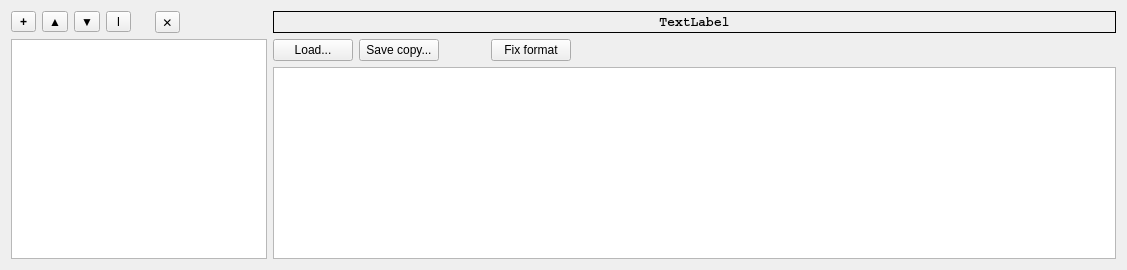
      <widget class="QWidget" name="tab_input">
       <attribute name="title">
        <string>&amp;Input</string>
       </attribute>
       <layout class="QGridLayout" name="gridLayout_5">
        <item row="0" column="0">
         <widget class="QToolButton" name="toolButton_configFile_add">
          <property name="minimumSize">
           <size>
            <width>25</width>
            <height>0</height>
           </size>
          </property>
          <property name="font">
           <font>
            <weight>75</weight>
            <bold>true</bold>
           </font>
          </property>
          <property name="text">
           <string>+</string>
          </property>
         </widget>
        </item>
        <item row="0" column="1">
         <widget class="QToolButton" name="toolButton_configFile_up">
          <property name="minimumSize">
           <size>
            <width>25</width>
            <height>0</height>
           </size>
          </property>
          <property name="text">
           <string>▲</string>
          </property>
         </widget>
        </item>
        <item row="0" column="2">
         <widget class="QToolButton" name="toolButton_configFile_down">
          <property name="minimumSize">
           <size>
            <width>25</width>
            <height>0</height>
           </size>
          </property>
          <property name="text">
           <string>▼</string>
          </property>
         </widget>
        </item>
        <item row="0" column="3">
         <widget class="QToolButton" name="toolButton_configFile_rename">
          <property name="minimumSize">
           <size>
            <width>25</width>
            <height>0</height>
           </size>
          </property>
          <property name="text">
           <string>I</string>
          </property>
         </widget>
        </item>
        <item row="0" column="4">
         <spacer name="horizontalSpacer_9">
          <property name="orientation">
           <enum>Qt::Horizontal</enum>
          </property>
          <property name="sizeType">
           <enum>QSizePolicy::Fixed</enum>
          </property>
          <property name="sizeHint" stdset="0">
           <size>
            <width>12</width>
            <height>19</height>
           </size>
          </property>
         </spacer>
        </item>
        <item row="0" column="5">
         <widget class="QToolButton" name="toolButton_configFile_remove">
          <property name="minimumSize">
           <size>
            <width>25</width>
            <height>0</height>
           </size>
          </property>
          <property name="text">
           <string>✕</string>
          </property>
         </widget>
        </item>
        <item row="0" column="6">
         <spacer name="horizontalSpacer_6">
          <property name="orientation">
           <enum>Qt::Horizontal</enum>
          </property>
          <property name="sizeType">
           <enum>QSizePolicy::Minimum</enum>
          </property>
          <property name="sizeHint" stdset="0">
           <size>
            <width>12</width>
            <height>19</height>
           </size>
          </property>
         </spacer>
        </item>
        <item row="1" column="0" rowspan="2" colspan="7">
         <widget class="QListWidget" name="listWidget_configFile_list">
          <property name="sizePolicy">
           <sizepolicy hsizetype="Minimum" vsizetype="Expanding">
            <horstretch>0</horstretch>
            <verstretch>0</verstretch>
           </sizepolicy>
          </property>
          <property name="font">
           <font>
            <family>Courier New</family>
            <pointsize>10</pointsize>
            <weight>75</weight>
            <bold>true</bold>
           </font>
          </property>
         </widget>
        </item>
        <item row="1" column="7">
         <widget class="QPushButton" name="pushButton_configFile_load">
          <property name="text">
           <string>Load...</string>
          </property>
         </widget>
        </item>
        <item row="1" column="8">
         <widget class="QPushButton" name="pushButton_configFile_save">
          <property name="text">
           <string>Save copy...</string>
          </property>
         </widget>
        </item>
        <item row="1" column="9">
         <spacer name="horizontalSpacer_3">
          <property name="orientation">
           <enum>Qt::Horizontal</enum>
          </property>
          <property name="sizeType">
           <enum>QSizePolicy::Fixed</enum>
          </property>
          <property name="sizeHint" stdset="0">
           <size>
            <width>40</width>
            <height>20</height>
           </size>
          </property>
         </spacer>
        </item>
        <item row="1" column="10">
         <widget class="QPushButton" name="pushButton_fixFormat">
          <property name="text">
           <string>Fix format</string>
          </property>
         </widget>
        </item>
        <item row="1" column="11">
         <spacer name="horizontalSpacer_7">
          <property name="orientation">
           <enum>Qt::Horizontal</enum>
          </property>
          <property name="sizeHint" stdset="0">
           <size>
            <width>539</width>
            <height>17</height>
           </size>
          </property>
         </spacer>
        </item>
        <item row="2" column="7" colspan="5">
         <widget class="QPlainTextEdit" name="plainTextEdit_configFile_content">
          <property name="font">
           <font>
            <family>Courier New</family>
            <pointsize>10</pointsize>
           </font>
          </property>
         </widget>
        </item>
        <item row="0" column="7" colspan="5">
         <widget class="QLabel" name="label_configFile_info">
          <property name="enabled">
           <bool>true</bool>
          </property>
          <property name="font">
           <font>
            <family>Courier</family>
            <pointsize>10</pointsize>
            <weight>75</weight>
            <bold>true</bold>
           </font>
          </property>
          <property name="autoFillBackground">
           <bool>true</bool>
          </property>
          <property name="frameShape">
           <enum>QFrame::Panel</enum>
          </property>
          <property name="text">
           <string>TextLabel</string>
          </property>
          <property name="alignment">
           <set>Qt::AlignCenter</set>
          </property>
         </widget>
        </item>
       </layout>
      </widget>
